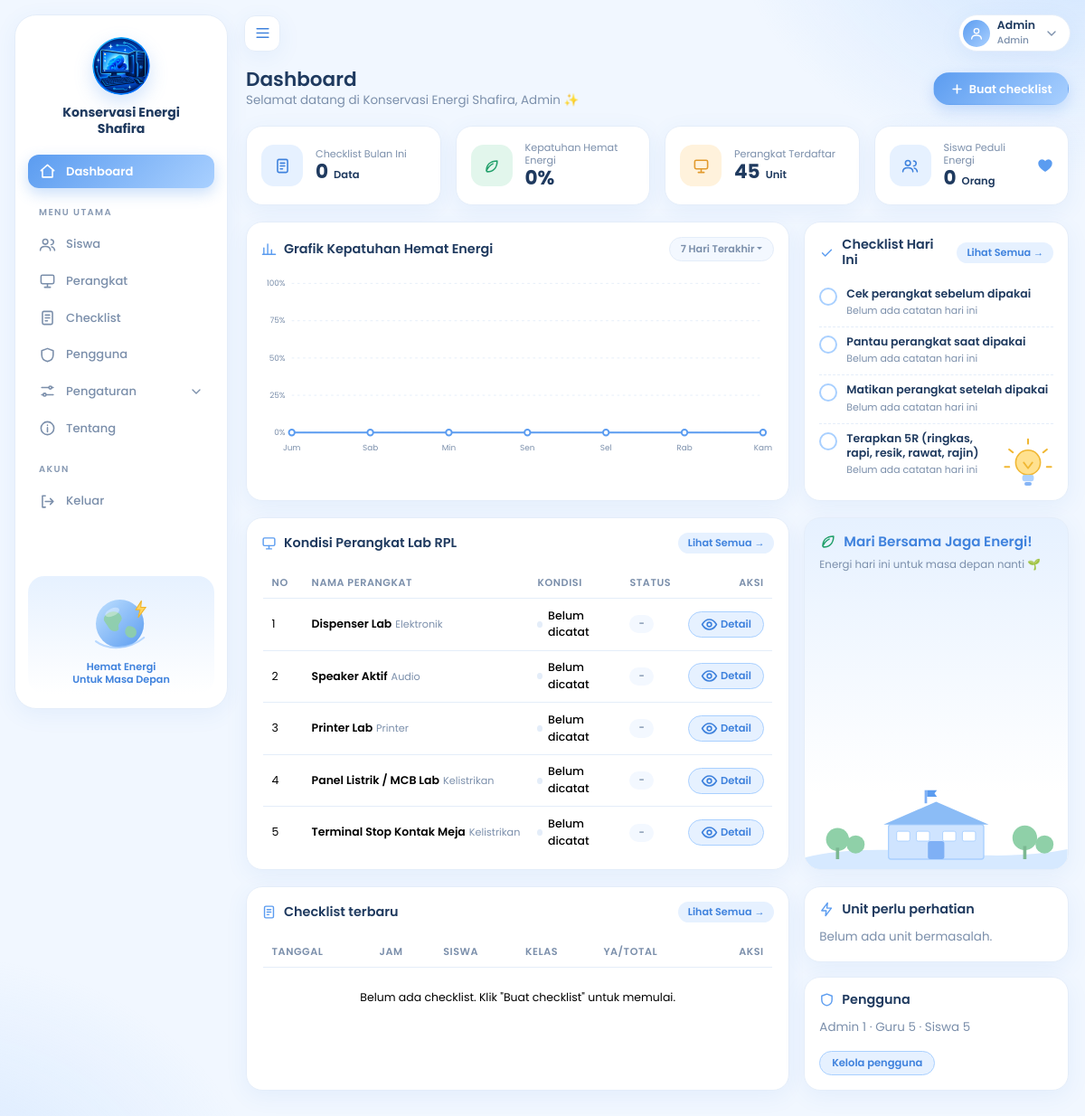
Screenshot of /index.php (signed in) with the database file from the repository.
### tables this page shows
CREATE TABLE perangkat (
  id_perangkat   INT(11) NOT NULL AUTO_INCREMENT,
  nama_perangkat VARCHAR(100) NOT NULL,
  jenis          VARCHAR(50) NOT NULL,
  keterangan     TEXT,
  PRIMARY KEY (id_perangkat)
);

### index.php (the view, shortened to what this page needs)
<?php
require_once __DIR__ . '/includes/functions.php';
$level  = user()['level'];
$siswa  = is_siswa();
$nis    = $siswa ? (int)(user()['nis'] ?? 0) : 0;
$awalBulan = date('Y-m-01');
$mulai30   = date('Y-m-d', strtotime('-29 days'));
$awalLalu  = date('Y-m-01', strtotime('first day of last month'));
$rentang   = (int)($_GET['hari'] ?? 7);
$fc = $siswa ? ' AND c.nis = :nis' : '';
$ambil = function ($sql, array $p = []) use ($pdo, $siswa, $nis) {
    if ($siswa && strpos($sql, ':nis') !== false) $p[':nis'] = $nis;
    $st = $pdo->prepare($sql);
    $st->execute($p);
    return $st;
};
$jmlChecklist = (int)$ambil("SELECT COUNT(*) FROM checklist c WHERE c.tanggal >= :m $fc", [':m' => $awalBulan])->fetchColumn();
$r = $ambil("SELECT COUNT(*) total, SUM(d.status = 'Ya') ya FROM detail_checklist d
             JOIN checklist c ON c.id_checklist = d.id_checklist WHERE c.tanggal >= :m $fc", [':m' => $awalBulan])->fetch();
$persen = $r['total'] ? round($r['ya'] / $r['total'] * 100) : 0;
$jmlLalu = (int)$ambil("SELECT COUNT(*) FROM checklist c WHERE c.tanggal >= :a AND c.tanggal < :b $fc", [':a' => $awalLalu, ':b' => $awalBulan])->fetchColumn();
$r2 = $ambil("SELECT COUNT(*) total, SUM(d.status = 'Ya') ya FROM detail_checklist d
              JOIN checklist c ON c.id_checklist = d.id_checklist WHERE c.tanggal >= :a AND c.tanggal < :b $fc", [':a' => $awalLalu, ':b' => $awalBulan])->fetch();
$persenLalu = $r2['total'] ? round($r2['ya'] / $r2['total'] * 100) : null;
$hariIni = [];
$terbaru = $ambil("SELECT c.id_checklist, c.tanggal, c.jam, s.nama, s.kelas,
        COUNT(d.id_detail) jml, SUM(d.status = 'Ya') ya
    FROM checklist c JOIN siswa s ON s.nis = c.nis
    LEFT JOIN detail_checklist d ON d.id_checklist = c.id_checklist
    WHERE 1 = 1 $fc GROUP BY c.id_checklist ORDER BY c.tanggal DESC, c.jam DESC LIMIT 5")->fetchAll();
if (!$siswa) {
    $jmlPerangkat = $pdo->query('SELECT COUNT(*) FROM perangkat')->fetchColumn();
    $per = [];
    $hari = ['Min', 'Sen', 'Sel', 'Rab', 'Kam', 'Jum', 'Sab'];
    $grafik = [];
    for ($i = $rentang - 1; $i >= 0; $i--) {
        $t = date('Y-m-d', strtotime("-$i days"));
        $grafik[] = [$rentang === 7 ? $hari[(int)date('w', strtotime($t))] : date('j/n', strtotime($t)), $per[$t] ?? 0];
    }
    $jmlSiswaAktif = (int)$pdo->query("SELECT COUNT(DISTINCT nis) FROM checklist WHERE tanggal >= '$mulai30'")->fetchColumn();
    $kondisi = $pdo->query("SELECT p.id_perangkat, p.nama_perangkat, p.jenis, d.kondisi, d.status
        FROM perangkat p LEFT JOIN detail_checklist d ON d.id_detail = (
            SELECT d2.id_detail FROM detail_checklist d2 JOIN checklist c2 ON c2.id_checklist = d2.id_checklist
            WHERE d2.id_perangkat = p.id_perangkat ORDER BY c2.tanggal DESC, c2.jam DESC, d2.id_detail DESC LIMIT 1)
        ORDER BY (d.id_detail IS NULL), d.id_detail DESC, p.id_perangkat DESC LIMIT 5")->fetchAll();
    $perhatian = $ambil("SELECT p.nama_perangkat, COUNT(*) n FROM detail_checklist d
        JOIN perangkat p ON p.id_perangkat = d.id_perangkat
        JOIN checklist c ON c.id_checklist = d.id_checklist
        WHERE d.status = 'Tidak' AND c.tanggal >= :m GROUP BY p.id_perangkat ORDER BY n DESC LIMIT 5", [':m' => $mulai30])->fetchAll();
    if ($level === 'Guru') {
        $kelas = $ambil("SELECT s.kelas, ROUND(100 * SUM(d.status = 'Ya') / COUNT(*)) p FROM detail_checklist d
            JOIN checklist c ON c.id_checklist = d.id_checklist JOIN siswa s ON s.nis = c.nis
            WHERE c.tanggal >= :m GROUP BY s.kelas ORDER BY s.kelas", [':m' => $mulai30])->fetchAll();
    } else {
        $akun = $pdo->query('SELECT level, COUNT(*) n FROM users GROUP BY level')->fetchAll(PDO::FETCH_KEY_PAIR);
    }
}
function kartu($ikon, $label, $nilai, $satuan = '', $warna = '', $delta = null, $akhir = '') {
    $b = '';
    return '<div class="col-6 col-xl-3"><div class="card h-100"><div class="card-body stat"><div class="stat-ic ' . $warna . '">' . ikon($ikon) . '</div>'
         . '<div><div class="stat-k">' . e($label) . '</div><div class="stat-v">' . e($nilai) . ($satuan !== '' ? ' <small>' . e($satuan) . '</small>' : '') . $b . '</div></div>'
         . ($akhir ? '<span class="stat-end">' . ikon($akhir) . '</span>' : '') . '</div></div></div>';
}
$tugas = [
    'SEBELUM' => ['Cek perangkat sebelum dipakai', 'perangkat dicatat'],
    'SELAMA'  => ['Pantau perangkat saat dipakai', 'perangkat dicatat'],
    'SESUDAH' => ['Matikan perangkat setelah dipakai', 'perangkat dicatat'],
    '5R'      => ['Terapkan 5R (ringkas, rapi, resik, rawat, rajin)', 'perangkat dicatat'],
];
$dChk = $jmlLalu > 0 ? (int)round(($jmlChecklist - $jmlLalu) / $jmlLalu * 100) : null;
$dPsn = $persenLalu !== null ? (int)($persen - $persenLalu) : null;
require __DIR__ . '/includes/header.php';
?>
<div class="dash-hd">
  <div><h3><?= $siswa ? 'Halo, ' . e(user()['nama']) : 'Dashboard' ?></h3>
    <div class="muted">Selamat datang di Konservasi Energi Shafira, <?= e(user()['nama']) ?> ✨</div></div>
  <a class="btn btn-success btn-buat" href="<?= BASE_URL ?>/checklist/form.php"><?= ikon('plus') ?> Buat checklist</a>
</div>
<div class="row g-3">
  <?= kartu('list', 'Checklist Bulan Ini', $jmlChecklist, 'Data', '', $dChk) ?>
  <?= kartu('leaf', 'Kepatuhan Hemat Energi', $persen . '%', '', 'g', $dPsn) ?>
  <?php if (!$siswa): ?>
    <?= kartu('device', 'Perangkat Terdaftar', $jmlPerangkat, 'Unit', 'p') ?>
    <?= kartu('siswa', 'Siswa Peduli Energi', $jmlSiswaAktif, 'Orang', '', null, 'heart') ?>
  <?php endif; ?>
</div>
<div class="row g-3">
<?php if (!$siswa): ?>
  <div class="col-xl-8"><div class="card h-100"><div class="card-body">
    <div class="card-hd"><h6><?= ikon('chart') ?> Grafik Kepatuhan Hemat Energi</h6>
      <div class="dropdown"><button class="rentang dropdown-toggle" type="button" data-bs-toggle="dropdown"><?= $rentang ?> Hari Terakhir</button>
        </div></div>
    <?= grafik_garis($grafik) ?>
  </div></div></div>
<?php endif; ?>
  <div class="<?= $siswa ? 'col-lg-6' : 'col-xl-4' ?>"><div class="card h-100" style="position:relative"><div class="card-body">
    <div class="card-hd"><h6><?= ikon('check') ?> Checklist Hari Ini</h6><a class="lihat" href="<?= BASE_URL ?>/checklist/">Lihat Semua →</a></div>
    <?php foreach ($tugas as $kunci => [$teks, $sat]): $n = $hariIni[$kunci] ?? 0; ?>
      <div class="todo <?= $n ? 'done' : '' ?>"><span class="cek"><?= ikon('check') ?></span>
        <div><b><?= e($teks) ?></b><small><?= $n ? $n . ' ' . e($sat) : 'Belum ada catatan hari ini' ?></small></div></div>
    <?php endforeach; ?>
  </div></div></div>
</div>
<?php if (!$siswa): ?>
<div class="row g-3">
  <div class="col-xl-8"><div class="card h-100"><div class="card-body pb-0">
    <div class="card-hd"><h6><?= ikon('device') ?> Kondisi Perangkat Lab RPL</h6><a class="lihat" href="<?= BASE_URL ?>/perangkat/">Lihat Semua →</a></div></div>
    <div class="table-responsive"><table class="table tbl-sm align-middle">
      <thead><tr><th style="width:44px">No</th><th>Nama Perangkat</th><th>Kondisi</th><th>Status</th><th class="text-end">Aksi</th></tr></thead><tbody>
      <?php foreach ($kondisi as $i => $x): $k = $x['kondisi'] === null ? 'kosong' : (strcasecmp($x['kondisi'], 'Mati') === 0 ? 'mati' : ''); ?>
        <tr><td><?= $i + 1 ?></td>
          <td><b class="fw-semibold"><?= e($x['nama_perangkat']) ?></b><span class="nama-sub"><?= e($x['jenis']) ?></span></td>
          <td><span class="kondisi <?= $k ?>"><?= $x['kondisi'] === null ? 'Belum dicatat' : e(norm_kondisi($x['kondisi'])) ?></span></td>
          <td><?php if ($x['status'] === null): ?><span class="chip nol">-</span><?php else: ?><span class="chip <?= $x['status'] === 'Ya' ? 'ya' : 'tidak' ?>"><?= e($x['status']) ?></span><?php endif; ?></td>
          <td class="text-end"><a class="btn btn-sm btn-outline-success" href="<?= BASE_URL ?>/perangkat/form.php?id=<?= (int)$x['id_perangkat'] ?>"><?= ikon('eye') ?> Detail</a></td></tr>
      <?php endforeach; if (!$kondisi): ?>
        <tr><td colspan="5" class="text-center muted py-4">Belum ada perangkat.</td></tr>
      <?php endif; ?>
      </tbody></table></div></div></div>
  <div class="col-xl-4"><div class="card ajak h-100"><div class="card-body">
    <h6><?= ikon('leaf') ?> Mari Bersama Jaga Energi!</h6>
    <div class="muted small">Energi hari ini untuk masa depan nanti 🌱</div></div>
    <?= ilus_sekolah() ?></div></div>
</div>
<?php endif; ?>
<div class="row g-3">
  <div class="<?= $siswa ? 'col-12' : 'col-xl-8' ?>"><div class="card h-100"><div class="card-body pb-0">
    <div class="card-hd"><h6><?= ikon('list') ?> <?= $siswa ? 'Riwayat checklist saya' : 'Checklist terbaru' ?></h6><a class="lihat" href="<?= BASE_URL ?>/checklist/">Lihat Semua →</a></div></div>
    <div class="table-responsive"><table class="table tbl-sm align-middle">
      <thead><tr><th>Tanggal</th><th>Jam</th><?php if (!$siswa): ?><th>Siswa</th><th>Kelas</th><?php endif; ?><th>Ya/Total</th><th class="text-end">Aksi</th></tr></thead><tbody>
      <?php foreach ($terbaru as $x): ?>
        <tr><td><?= e(tgl_id($x['tanggal'])) ?></td><td><?= e(substr($x['jam'], 0, 5)) ?></td>
          <?php if (!$siswa): ?><td><?= e($x['nama']) ?></td><td><?= e($x['kelas']) ?></td><?php endif; ?>
          <td><?= (int)$x['ya'] ?>/<?= (int)$x['jml'] ?></td>
          <td class="text-end"><a class="btn btn-sm btn-outline-success" href="<?= BASE_URL ?>/checklist/detail.php?id=<?= $x['id_checklist'] ?>"><?= ikon('eye') ?> Buka</a></td></tr>
      <?php endforeach; if (!$terbaru): ?>
        <tr><td colspan="6" class="text-center muted py-4">Belum ada checklist. Klik "Buat checklist" untuk memulai.</td></tr>
      <?php endif; ?>
      </tbody></table></div></div></div>
<?php if (!$siswa): ?>
  <div class="col-xl-4 d-flex flex-column gap-3">
    <div class="card"><div class="card-body"><div class="card-hd"><h6><?= ikon('bolt') ?> Unit perlu perhatian</h6></div>
      <?php foreach ($perhatian as $x): ?>
        <div class="perhatian"><?= e($x['nama_perangkat']) ?><small>Status Tidak <?= (int)$x['n'] ?> kali dalam 30 hari</small></div>
      <?php endforeach; if (!$perhatian): ?><div class="muted">Belum ada unit bermasalah.</div><?php endif; ?>
    </div></div>
    <?php if ($level === 'Admin'): ?>
    <div class="card"><div class="card-body"><div class="card-hd"><h6><?= ikon('shield') ?> Pengguna</h6></div>
      <div class="muted mb-3">Admin <?= (int)($akun['Admin'] ?? 0) ?> &middot; Guru <?= (int)($akun['Guru'] ?? 0) ?> &middot; Siswa <?= (int)($akun['Siswa'] ?? 0) ?></div>
      <a class="btn btn-outline-success btn-sm" href="<?= BASE_URL ?>/users/">Kelola pengguna</a></div></div>
    <?php endif; ?>
  </div>
<?php endif; ?>
</div>
<?php require __DIR__ . '/includes/footer.php'; ?>

### includes/functions.php (shortened to what this page needs)
<?php
function e($s) { return htmlspecialchars((string)$s, ENT_QUOTES, 'UTF-8'); }
function user() { return $_SESSION['user'] ?? null; }
function is_siswa() { return (user()['level'] ?? '') === 'Siswa'; }
function ikon($nama) {
    $p = [
        'menu'   => '<path d="M4 6h16M4 12h16M4 18h16"/>',
        'user'   => '<circle cx="12" cy="8" r="4"/><path d="M4 21c0-4 4-6 8-6s8 2 8 6"/>',
        'home'   => '<path d="M3 11l9-8 9 8M5 10v10h14V10"/>',
        'siswa'  => '<circle cx="9" cy="8" r="3.5"/><path d="M2 20c0-3.5 3-5.5 7-5.5s7 2 7 5.5M17 5a3.5 3.5 0 010 7M22 20c0-2.5-1.5-4-4-5"/>',
        'bolt'   => '<path d="M13 2L4 14h7l-1 8 9-12h-7z"/>',
        'list'   => '<rect x="5" y="3" width="14" height="18" rx="2"/><path d="M9 8h6M9 12h6M9 16h3"/>',
        'shield' => '<path d="M12 3l8 3v6c0 5-3.5 8-8 9-4.5-1-8-4-8-9V6z"/>',
        'key'    => '<circle cx="8" cy="15" r="4"/><path d="M11 12l9-9M16 7l3 3"/>',
        'moon'   => '<path d="M20 14A8 8 0 019.5 3.5 8 8 0 1020 14z"/>',
        'info'   => '<circle cx="12" cy="12" r="9"/><path d="M12 11v6M12 7.5v.5"/>',
        'out'    => '<path d="M9 4H5v16h4M16 8l4 4-4 4M20 12H9"/>',
        'chev'   => '<path d="M6 9l6 6 6-6"/>',
        'set'    => '<path d="M4 7h10M18 7h2M4 17h2M10 17h10"/><circle cx="16" cy="7" r="2"/><circle cx="8" cy="17" r="2"/>',
        'device' => '<rect x="3" y="4" width="18" height="12" rx="2"/><path d="M8 21h8M12 16v5"/>',
        'chart'  => '<path d="M4 20V10M10 20V4M16 20v-7M22 20H2"/>',
        'check'  => '<path d="M5 12.5l4.5 4.5L19 7.5"/>',
        'plus'   => '<path d="M12 5v14M5 12h14"/>',
        'heart'  => '<path d="M12 20s-7-4.4-9-9.2C1.6 7.3 4 4 7.2 4c1.8 0 3.2.9 4.8 2.7C13.6 4.9 15 4 16.8 4 20 4 22.4 7.3 21 10.8 19 15.6 12 20 12 20z"/>',
        'leaf'   => '<path d="M5 19c0-8 5-14 15-14 0 10-6 15-14 15M5 19c2-5 5-8 9-10"/>',
        'arrow'  => '<path d="M5 12h14M13 6l6 6-6 6"/>',
        'eye'    => '<path d="M2 12s4-7 10-7 10 7 10 7-4 7-10 7S2 12 2 12z"/><circle cx="12" cy="12" r="3"/>',
    ][$nama] ?? '';
    return '<svg class="ikon" viewBox="0 0 24 24" fill="none" stroke="currentColor" stroke-width="2" stroke-linecap="round" stroke-linejoin="round" aria-hidden="true">' . $p . '</svg>';
}
function logo_file() {
    foreach (['png', 'jpg', 'jpeg', 'webp', 'svg'] as $x) {
        if (is_file(__DIR__ . '/../assets/img/konservasi.' . $x)) return 'konservasi.' . $x;
    }
    return null;
}
function logo($ukuran = 36) {
    $f = logo_file();
    if ($f) {
        return '<img src="' . BASE_URL . '/assets/img/' . $f . '" alt="Logo Konservasi Energi" width="' . $ukuran . '" height="' . $ukuran . '" class="logo-img">';
    }
    return '<span class="logo-ph" style="width:' . $ukuran . 'px;height:' . $ukuran . 'px">' . ikon('bolt') . '</span>';
}
function menu_item($kunci, $url, $ikon, $label, $aktif) {
    $on = $kunci === $aktif ? ' on' : '';
    return '<a class="menu' . $on . '" href="' . BASE_URL . '/' . $url . '">' . ikon($ikon) . '<span>' . e($label) . '</span></a>';
}
function kurva_halus(array $p, $yMin, $yMax) {
    $n = count($p);
    $d = 'M' . round($p[0][0], 1) . ',' . round($p[0][1], 1);
    for ($i = 0; $i < $n - 1; $i++) {
        $p0 = $p[max($i - 1, 0)]; $p1 = $p[$i]; $p2 = $p[$i + 1]; $p3 = $p[min($i + 2, $n - 1)];
        $c1y = min($yMax, max($yMin, $p1[1] + ($p2[1] - $p0[1]) / 6));
        $c2y = min($yMax, max($yMin, $p2[1] - ($p3[1] - $p1[1]) / 6));
        $d .= ' C' . round($p1[0] + ($p2[0] - $p0[0]) / 6, 1) . ',' . round($c1y, 1)
            . ' ' . round($p2[0] - ($p3[0] - $p1[0]) / 6, 1) . ',' . round($c2y, 1)
            . ' ' . round($p2[0], 1) . ',' . round($p2[1], 1);
    }
    return $d;
}
function grafik_garis(array $data) {
    $W = 640; $H = 230; $kiri = 38; $kanan = 14; $atas = 14; $bawah = 30;
    $n = count($data);
    $lebar = $W - $kiri - $kanan; $tinggi = $H - $atas - $bawah;
    $pts = [];
    foreach ($data as $i => [$lb, $v]) {
        $pts[] = [$kiri + ($n > 1 ? $lebar * $i / ($n - 1) : $lebar / 2), $atas + $tinggi * (1 - max(0, min(100, $v)) / 100)];
    }
    $garis = kurva_halus($pts, $atas, $atas + $tinggi);
    $area  = $garis . ' L' . round(end($pts)[0], 1) . ',' . ($atas + $tinggi) . ' L' . round($pts[0][0], 1) . ',' . ($atas + $tinggi) . ' Z';
    $s = '<svg class="chart" viewBox="0 0 ' . $W . ' ' . $H . '" role="img" aria-label="Grafik kepatuhan hemat energi"><defs><linearGradient id="ga" x1="0" y1="0" x2="0" y2="1">'
       . '<stop offset="0" stop-color="#5b9cf0" stop-opacity=".30"/><stop offset="1" stop-color="#5b9cf0" stop-opacity="0"/></linearGradient></defs>';
    foreach ([0, 25, 50, 75, 100] as $g) {
        $y = $atas + $tinggi * (1 - $g / 100);
        $s .= '<line class="grid" x1="' . $kiri . '" x2="' . ($W - $kanan) . '" y1="' . $y . '" y2="' . $y . '"/><text x="' . ($kiri - 8) . '" y="' . ($y + 3) . '" text-anchor="end">' . $g . '%</text>';
    }
    $s .= '<path d="' . $area . '" fill="url(#ga)"/><path class="ln" d="' . $garis . '"/>';
    $langkah = max(1, (int)ceil($n / 8));
    foreach ($data as $i => [$lb, $v]) {
        $s .= '<circle class="dot" cx="' . round($pts[$i][0], 1) . '" cy="' . round($pts[$i][1], 1) . '" r="' . ($n > 14 ? 2.6 : 3.6) . '"><title>' . e($lb) . ': ' . (int)$v . '%</title></circle>';
        if ($i % $langkah === 0) $s .= '<text x="' . round($pts[$i][0], 1) . '" y="' . ($H - 8) . '" text-anchor="middle">' . e($lb) . '</text>';
    }
    return $s . '</svg>';
}

### rows the page displays
perangkat: nama_perangkat "Dispenser Lab", jenis "Elektronik"
perangkat: nama_perangkat "Speaker Aktif", jenis "Audio"
perangkat: nama_perangkat "Printer Lab", jenis "Printer"
perangkat: nama_perangkat "Panel Listrik / MCB Lab", jenis "Kelistrikan"
perangkat: nama_perangkat "Terminal Stop Kontak Meja", jenis "Kelistrikan"

### other values shown
$label "Dashboard Siswa Perangkat Checklist Pengguna Tentang"
$u['nama'] "Admin"
$level "Admin"
user()['nama'] "Admin"
$label "Checklist Bulan Ini Kepatuhan Hemat Energi Perangkat Terdaftar Siswa Peduli Energi"
$nilai "0 0% 45 0"
$satuan "Data Unit Orang"
$rentang "7"
$g "0"
$g "25"
$g "50"
$g "75"
$g "100"
$lb "Jum"
$lb "Sab"
